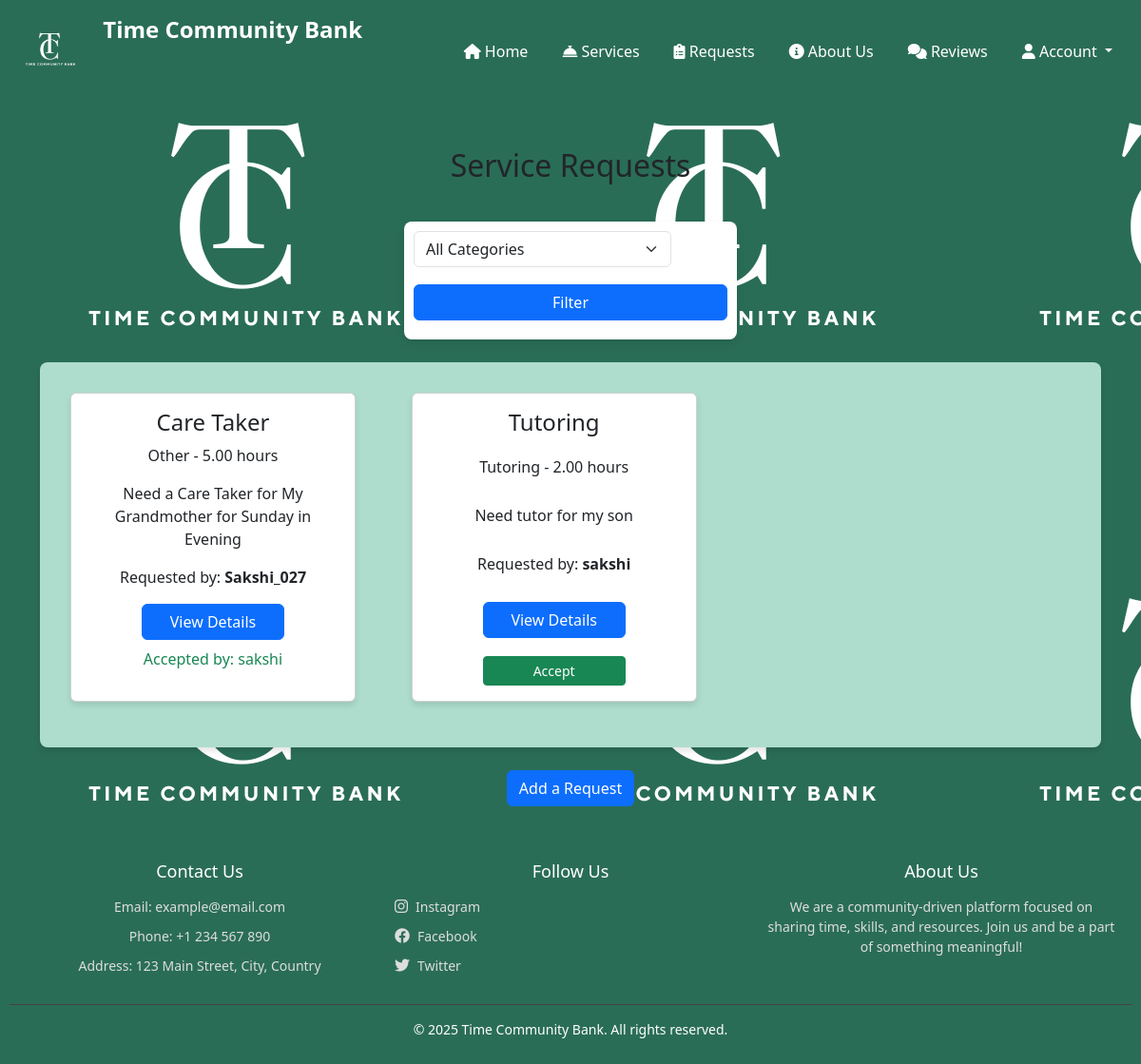
Page /requests/ on the earlier database version.
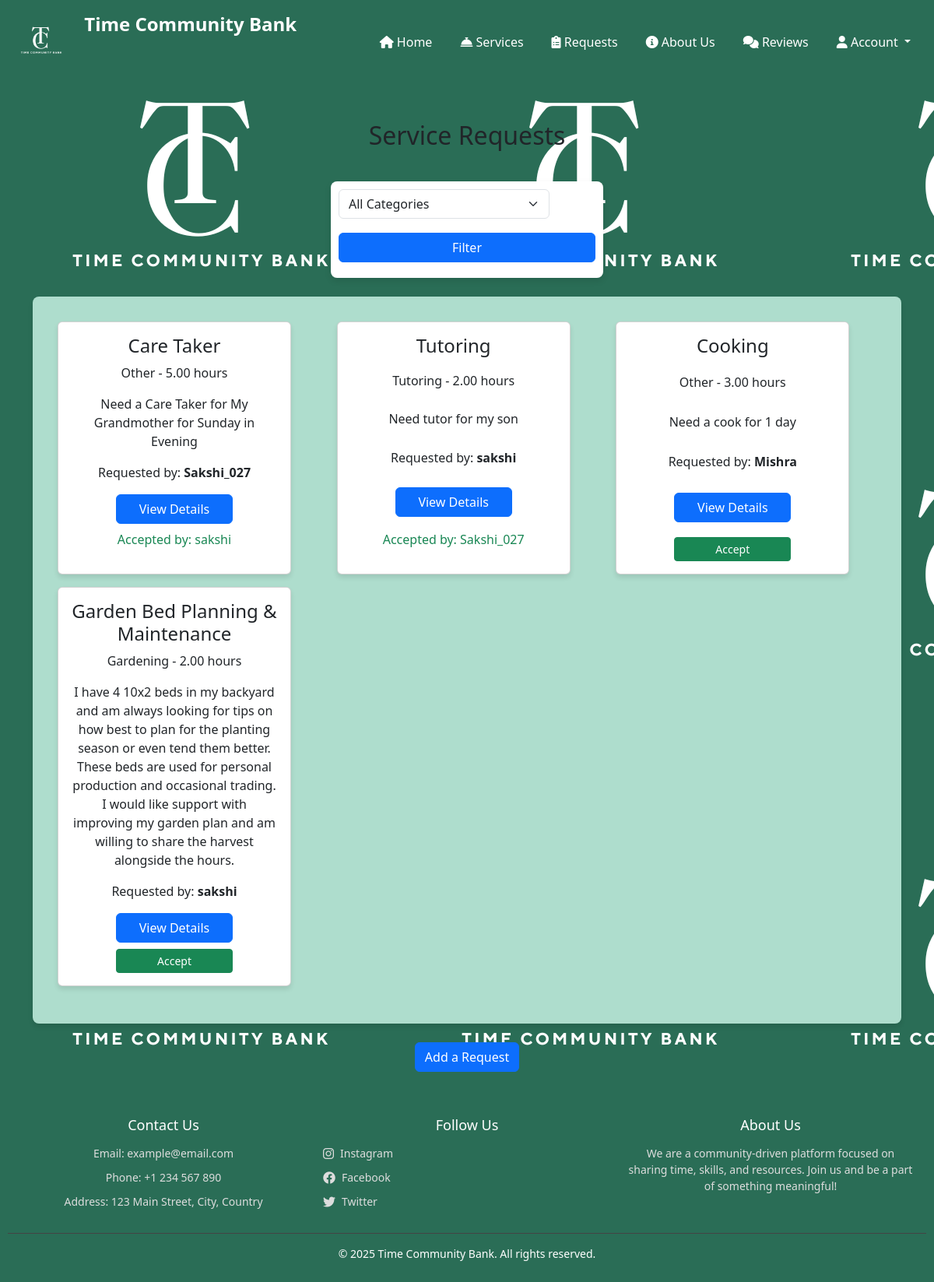
Same page on the later database version.
### demo/models.py (models this page shows, shortened)
class ServiceRequest(models.Model):
    CATEGORY_CHOICES = [
        ('Babysitting', 'Babysitting'),
        ('Gardening', 'Gardening'),
        ('Tutoring', 'Tutoring'),
        ('Other', 'Other'),
    ]
    user = models.ForeignKey(User, on_delete=models.CASCADE, related_name="service_requests")  # Requester
    provider = models.ForeignKey(User, on_delete=models.CASCADE, related_name="requests_fulfilled", null=True, blank=True)
    credit_amount = models.DecimalField(max_digits=10, decimal_places=2,default=0.00)  # Credits for the task
    is_approved = models.BooleanField(default=False)
    title = models.CharField(max_length=100)
    description = models.TextField()
    category = models.CharField(max_length=50, choices=CATEGORY_CHOICES)
    hours_requested = models.DecimalField(max_digits=5, decimal_places=2)
    date_created = models.DateTimeField(auto_now_add=True)
    accepted = models.BooleanField(default=False)
    location = models.CharField(max_length=255, blank=True, null=True)  # Ensure this field exists
    is_completed = models.BooleanField(default=False)
    credit_requested = models.BooleanField(default=False)  # New field: whether worker requested credit
    created_at = models.DateTimeField(auto_now_add=True)
    work_completed = models.BooleanField(default=False)
    accepted_by = models.ForeignKey(User, related_name='accepted_service_requests', on_delete=models.SET_NULL, null=True, blank=True)

### demo/views.py (the view)
# urls.py: path('requests/', views.request_list, name='request_list'),
def request_list(request):
    service_requests = ServiceRequest.objects.all()
    category = request.GET.get('category')
    if category:
        service_requests = service_requests.filter(category=category)
    return render(request, 'request_list.html', {'service_requests': service_requests})

### templates/request_list.html (shortened to what the changed rows need)
{% load static %}
<!DOCTYPE html>
<html lang="en">
<head>
    <link rel="stylesheet" href="{% static 'home.css' %}">
    <link rel="stylesheet" href="{% static 'abc.css' %}">
    <link rel="stylesheet" href="https://cdnjs.cloudflare.com/ajax/libs/font-awesome/6.0.0/css/all.min.css">
    <link href="https://cdn.jsdelivr.net/npm/bootstrap@5.3.0-alpha1/dist/css/bootstrap.min.css" rel="stylesheet">
    </head>
    <body>
</head>
<body>
    <div class="container my-5">
        <h2 class="text-center">Service Requests</h2>
        <section id="requests">
            <div class="row">
                {% for request in service_requests %}
                    <div class="col-lg-4 col-md-6 col-sm-12 mb-3">
                        <div class="card h-100">
                            <div class="card-body d-flex flex-column">
                                <h5 class="card-title">{{ request.title }}</h5>
                                <p class="card-text">{{ request.category }} - {{ request.hours_requested }} hours</p>
                                <p class="card-text">{{ request.description }}</p>
                                <p class="card-text">Requested by: <strong>{{ request.user.username }}</strong></p>
                                <div class="d-flex justify-content-center">
                                <a href="{% url 'request_detail' request.id %}" class="btn btn-primary mt-auto " style="width: 150px;">View Details</a></div>
                                {% if request.accepted_by %}
                                    <p class="text-success mt-2">Accepted by: {{ request.accepted_by.username }}</p>
                                {% else %}
                                {% if request.user == user %}
                                <div class="mt-2">
                                    <a href="{% url 'edit_service_request' request.id %}" class="btn btn-warning btn-sm">Edit</a>
                                    <a href="{% url 'delete_service_request' request.id %}" class="btn btn-danger btn-sm">Delete</a>
                                </div>
                            {% else %}
                                    {% if request.user != user %}
                                    <div class="d-flex justify-content-center">
                                        <a href="{% url 'accept_service_request' request.id %}" class="btn btn-success btn-sm mt-2" style="width: 150px;">Accept</a>
                                    </div> {% endif %}
                                {% endif %}
                                {% endif %}
                            </div>
                        </div>
                    </div>
                {% empty %}
                    <p class="text-center">No service requests available at the moment.</p>
                {% endfor %}
            </div>
        </section>
    </div>
</body>
</html>

Differences in the rows shown:
changed ServiceRequest "Tutoring": accepted_by.username (not shown) → "Sakshi_027"; accepted_by_id "Accept" → "Accepted by:"
added ServiceRequest: title "Cooking", category "Other", hours_requested "3.00", description "Need a cook for 1 day", user.username "Mishra", shows "Accept"
added ServiceRequest: title "Garden Bed Planning & Maintenance", category "Gardening", hours_requested "2.00", description "I have 4 10x2 beds in my backyard and am always looking for tips on how best to plan for the planting season or even tend them better. These beds are used for personal production and occasional trading. I would like support with improving my garden plan and am willing to share the harvest alongside the hours.", user.username "sakshi", shows "Accept"
